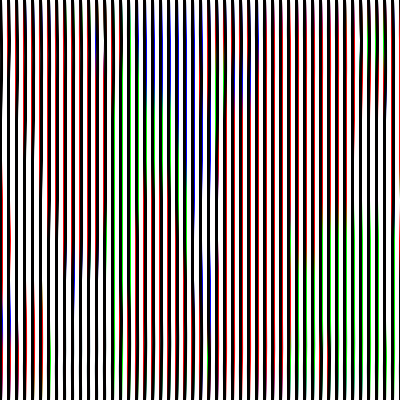
Frame 1 (no input)
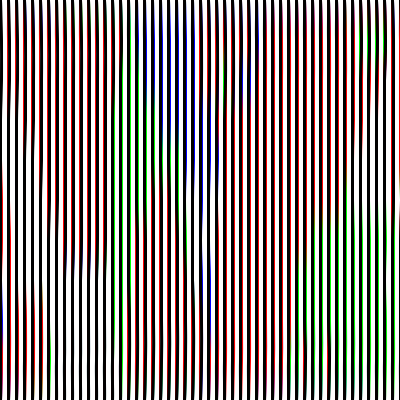
Frame 60 (the mouse pressed at the canvas centre just before this capture)
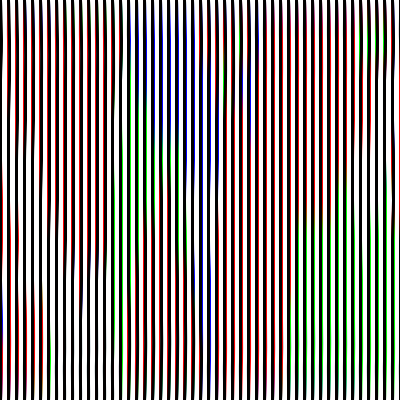
Frame 120 (the mouse held since frame 60 and released just before this capture)

The Processing sketch that drew these frames (run headless with seeded random() and noise(); from frame 60 on, the mouse is pressed at the canvas centre):

// Processing sketch: linePain
// ── linePain.pde
float step = 8.0;
float r = 2.0;
float t = 0;

void setup(){
  size(400,400);
  background(255);
  stroke(0);
  smooth();
  //translate(width/2,0);
  //rotate(PI/4);
  strokeWeight(3);
}
void draw(){
  background(255);
    stroke(0,0,255);
    for (int j=0;j<101;j++){
    beginShape();
    curveVertex(step*j,0);
    curveVertex(step*j,0);
    for (int i=1;i<10;i++){
      float pos = step*float(j)+r*noise(0.1*i,0.1*j,t+200);
//float pos = 0.01*mouseX*step*j;
      curveVertex(pos,40*float(i));
      if(i==1 && j ==1) {println(pos);}
    }
    curveVertex(step*j,400);
    curveVertex(step*j,400);
    endShape();
  }
  
    stroke(0,255,0);
    for (int j=0;j<101;j++){
    beginShape();
    curveVertex(step*j,0);
    curveVertex(step*j,0);
    for (int i=1;i<10;i++){
      float pos = step*float(j)+r*noise(0.1*i,0.1*j,t+380);
//float pos = 0.01*mouseX*step*j;
      curveVertex(pos,40*float(i));
      if(i==1 && j ==1) {println(pos);}
    }
    curveVertex(step*j,400);
    curveVertex(step*j,400);
    endShape();
  }
  
  stroke(255,0,0);
    for (int j=0;j<101;j++){
    beginShape();
    curveVertex(step*j,0);
    curveVertex(step*j,0);
    for (int i=1;i<10;i++){
      float pos = step*float(j)+r*noise(0.1*i,0.1*j,t+100);
//float pos = 0.01*mouseX*step*j;
      curveVertex(pos,40*float(i));
      if(i==1 && j ==1) {println(pos);}
    }
    curveVertex(step*j,400);
    curveVertex(step*j,400);
    endShape();
  }
  
  stroke(0);
  for (int j=0;j<101;j++){
    beginShape();
    curveVertex(step*j,0);
    curveVertex(step*j,0);
    for (int i=1;i<10;i++){
      float pos = step*float(j)+r*noise(0.1*i,0.1*j,t);
//float pos = 0.01*mouseX*step*j;
      curveVertex(pos,40*float(i));
      if(i==1 && j ==1) {println(pos);}
    }
    curveVertex(step*j,400);
    curveVertex(step*j,400);
    endShape();
  }
  t+=0.001;
}
